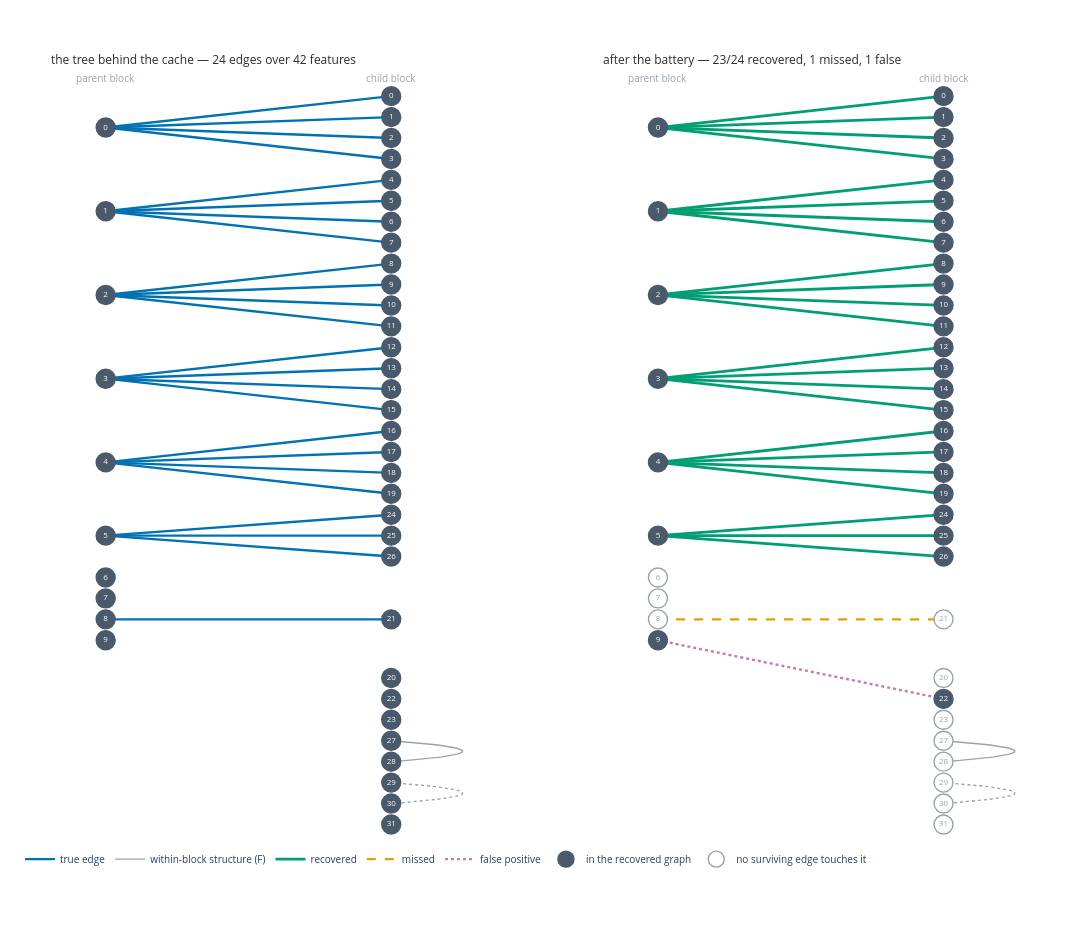

Notebook code cell kept with this figure:
### Markdown cell above
### The same edge set, drawn as the tree

The funnel counts edges; this says *which* ones, against the tree the cached
statistics were built from — the same before/after pair as the paper's Tier-2
figure (`outputs/paper_figuers/calibration_toy_tree_recovered.png`), in the same
colours, so the two tiers read as one statement rather than two conventions.

**What the left panel draws is the tree, not the label set.** Those are not the
same thing, and the difference is deliberate in `synthetic_toy_world.py`:

- the twenty `labels.genuine` edges, plus
- **5 → 24, 25, 26**, which are *real* refinements — the pathology is that the
  three children are duplicates of each other, not that the parent is wrong, and
- **8 → 21**, which the module's own docstring calls "a real refinement", kept out
  of `labels.genuine` so that metrics 2–9 are not scored on a candidate coverage
  never hands them.

Twenty-four true edges, then. `labels.genuine` is the subset the scorecard grades,
which is why §5 says twenty.

### Code cell
# --- the ground-truth tree: every real parent -> child edge in the world -------
TREE_CHILDREN = {**{p: list(kids) for p, kids in GENUINE_TREE.items()},
                 SPLIT_PARENT: list(SPLIT_CHILDREN),      # real edges, duplicate children
                 ABSORB_PARENT: [ABSORB_CHILD]}           # real edge, absorbed child
# (6 -> 20) and (9 -> 22) are deliberately absent: a frequency coincidence and a
# shared topic are not edges, which is the whole reason they were injected.
TREE_EDGES = sorted((p, c) for p, kids in TREE_CHILDREN.items() for c in kids)
ORPHANS = [c for c in range(N_CHILD)
           if not any(c in kids for kids in TREE_CHILDREN.values())]

survivors = {(int(p), int(c)) for p, c in torch.nonzero(freq_ok).tolist()}
tp = survivors & set(TREE_EDGES)
fn = set(TREE_EDGES) - survivors
fp = survivors - set(TREE_EDGES)


def forest_layout():
    """Left-to-right: depth on x, one slot per row on y.

    A parent takes the midpoint of the span its children occupy; a parent with no
    children, and every child with no parent, takes a row of its own. Same shape as
    the paper figure's layout, so the two are comparable panel for panel.
    """
    slot, ppos, cpos = 0.0, {}, {}
    for parent in range(N_PARENT):
        kids = TREE_CHILDREN.get(parent, [])
        if not kids:
            ppos[parent] = slot
            slot += 1
            continue
        for c in kids:
            cpos[c] = slot
            slot += 1
        ppos[parent] = (min(cpos[c] for c in kids) + max(cpos[c] for c in kids)) / 2
    slot += 0.8                                   # a gap before the parentless rows
    for c in ORPHANS:
        cpos[c] = slot
        slot += 1
    return ppos, cpos, slot


PPOS, CPOS, N_ROWS = forest_layout()
PT = {p: (0.0, -y) for p, y in PPOS.items()}
CT = {c: (1.0, -y) for c, y in CPOS.items()}

# Outcome colours from reporting/make_report_figures.py, so this figure and the
# paper's Tier-2 one never say "recovered" in two different colours.
TRUE_BLUE, RECOVERED, MISSED, FALSE_POS, STRUCT, NODE = (
    "#0072B2", "#009E73", "#E69F00", "#CC79A7", "#9AA3AD", "#4A5A6A")


def _panel(fig, col, is_truth, seen):
    """One panel. `seen` is shared across both, so an outcome that only occurs in
    the right-hand panel still gets a legend entry."""

    def line(a, b, colour, dash, width, label, arc=False):
        xs, ys = (_arc(a, b, bow=0.5) if arc else ([a[0], b[0]], [a[1], b[1]]))
        fig.add_trace(go.Scatter(
            x=xs, y=ys, mode="lines", line=dict(color=colour, width=width, dash=dash),
            name=label, legendgroup=label, showlegend=label not in seen,
            hoverinfo="skip"), row=1, col=col)
        seen.add(label)

    for (p, c) in TREE_EDGES:
        if is_truth:
            line(PT[p], CT[c], TRUE_BLUE, "solid", 2.4, "true edge")
        elif (p, c) in tp:
            line(PT[p], CT[c], RECOVERED, "solid", 2.8, "recovered")
        else:
            line(PT[p], CT[c], MISSED, "dash", 2.4, "missed")

    if not is_truth:
        for (p, c) in sorted(fp):
            line(PT[p], CT[c], FALSE_POS, "dot", 2.4, "false positive")

    # (F) is structure inside the child block: no parent-block edge can express it,
    # and no gate in this composition scores it. Drawn so it is not silently absent.
    for (a, b), dash in ((( IN_BLOCK_PARENT, IN_BLOCK_CHILD), "solid"),
                         (IN_BLOCK_DUP, "dot")):
        line(CT[a], CT[b], STRUCT, dash, 1.4, "within-block structure (F)", arc=True)

    filled, hollow = [], []
    for idx, (x, y) in PT.items():
        (filled if is_truth or idx in {p for p, _ in survivors} else hollow).append(
            (x, y, f"P{idx}", idx))
    for idx, (x, y) in CT.items():
        (filled if is_truth or idx in {c for _, c in survivors} else hollow).append(
            (x, y, f"C{idx}", idx))

    for pts, face, edge, txt, label in (
            (filled, NODE, NODE, "white", "in the recovered graph"),
            (hollow, "white", STRUCT, STRUCT, "no surviving edge touches it")):
        if not pts:
            continue
        # The node key describes the RIGHT panel — on the left every feature is
        # filled by definition — so it is claimed by whichever panel first draws it
        # as an outcome, never by the ground-truth one.
        show = label not in seen and not is_truth
        fig.add_trace(go.Scatter(
            x=[q[0] for q in pts], y=[q[1] for q in pts], mode="markers+text",
            text=[str(q[3]) for q in pts], textposition="middle center",
            textfont=dict(color=txt, size=8),
            marker=dict(size=19, color=face, line=dict(width=1.4, color=edge)),
            name=label, legendgroup=label, showlegend=show,
            hovertext=[q[2] for q in pts], hoverinfo="text"), row=1, col=col)
        if show:
            seen.add(label)


fig = make_subplots(
    rows=1, cols=2, horizontal_spacing=0.05,
    subplot_titles=(f"the tree behind the cache — {len(TREE_EDGES)} edges over "
                    f"{N_PARENT + N_CHILD} features",
                    f"after the battery — {len(tp)}/{len(TREE_EDGES)} recovered, "
                    f"{len(fn)} missed, {len(fp)} false"))
_seen = set()
_panel(fig, 1, True, _seen)
_panel(fig, 2, False, _seen)

# Both columns are indexed from 0 in their own block, so say which is which.
for col in (1, 2):
    for x, side in ((0.0, "parent block"), (1.0, "child block")):
        fig.add_annotation(x=x, y=0.85, text=side, showarrow=False, row=1, col=col,
                           font=dict(size=10, color=STRUCT))

fig.update_layout(
    width=1180, height=int(150 + 22 * N_ROWS), plot_bgcolor="white",
    margin=dict(l=20, r=20, t=70, b=100),
    legend=dict(orientation="h", yanchor="top", y=-0.01, x=0, font=dict(size=10)))
for c in (1, 2):
    fig.update_xaxes(visible=False, range=[-0.3, 1.45], row=1, col=c)
    fig.update_yaxes(visible=False, range=[-N_ROWS + 0.4, 1.25], row=1, col=c)
for note in fig.layout.annotations[:2]:
    note.font = dict(size=12, color=INK)
    note.xanchor, note.x = "left", note.x - 0.21

tree_fig = fig
tree_fig.show()

print(f"recovered   : {len(tp)}/{len(TREE_EDGES)}")
print(f"missed      : {sorted(fn)}   <- the absorbed edge; coverage never proposed it")
print(f"false       : {sorted(fp)}   <- the shared-topic pair no metric here rejects")
print(f"parent-block features with no true children: "
      f"{sorted(set(range(N_PARENT)) - set(TREE_CHILDREN))}")
print(f"child-block features with no true parent   : {ORPHANS}")

### Figure 1 — Plotly figure (JSON) as saved in the notebook; plotly's stock layout.template omitted (floating-point values rounded to 4 significant figures)
{"data": [{"hoverinfo": "skip", "legendgroup": "true edge", "line": {"color": "#0072B2", "dash": "solid", "width": 2.4}, "mode": "lines", "name": "true edge", "showlegend": true, "type": "scatter", "x": [0, 1], "xaxis": "x", "y": [-1.5, 0], "yaxis": "y"}, {"hoverinfo": "skip", "legendgroup": "true edge", "line": {"color": "#0072B2", "dash": "solid", "width": 2.4}, "mode": "lines", "name": "true edge", "showlegend": false, "type": "scatter", "x": [0, 1], "xaxis": "x", "y": [-1.5, -1], "yaxis": "y"}, {"hoverinfo": "skip", "legendgroup": "true edge", "line": {"color": "#0072B2", "dash": "solid", "width": 2.4}, "mode": "lines", "name": "true edge", "showlegend": false, "type": "scatter", "x": [0, 1], "xaxis": "x", "y": [-1.5, -2], "yaxis": "y"}, {"hoverinfo": "skip", "legendgroup": "true edge", "line": {"color": "#0072B2", "dash": "solid", "width": 2.4}, "mode": "lines", "name": "true edge", "showlegend": false, "type": "scatter", "x": [0, 1], "xaxis": "x", "y": [-1.5, -3], "yaxis": "y"}, {"hoverinfo": "skip", "legendgroup": "true edge", "line": {"color": "#0072B2", "dash": "solid", "width": 2.4}, "mode": "lines", "name": "true edge", "showlegend": false, "type": "scatter", "x": [0, 1], "xaxis": "x", "y": [-5.5, -4], "yaxis": "y"}, {"hoverinfo": "skip", "legendgroup": "true edge", "line": {"color": "#0072B2", "dash": "solid", "width": 2.4}, "mode": "lines", "name": "true edge", "showlegend": false, "type": "scatter", "x": [0, 1], "xaxis": "x", "y": [-5.5, -5], "yaxis": "y"}, {"hoverinfo": "skip", "legendgroup": "true edge", "line": {"color": "#0072B2", "dash": "solid", "width": 2.4}, "mode": "lines", "name": "true edge", "showlegend": false, "type": "scatter", "x": [0, 1], "xaxis": "x", "y": [-5.5, -6], "yaxis": "y"}, {"hoverinfo": "skip", "legendgroup": "true edge", "line": {"color": "#0072B2", "dash": "solid", "width": 2.4}, "mode": "lines", "name": "true edge", "showlegend": false, "type": "scatter", "x": [0, 1], "xaxis": "x", "y": [-5.5, -7], "yaxis": "y"}, {"hoverinfo": "skip", "legendgroup": "true edge", "line": {"color": "#0072B2", "dash": "solid", "width": 2.4}, "mode": "lines", "name": "true edge", "showlegend": false, "type": "scatter", "x": [0, 1], "xaxis": "x", "y": [-9.5, -8], "yaxis": "y"}, {"hoverinfo": "skip", "legendgroup": "true edge", "line": {"color": "#0072B2", "dash": "solid", "width": 2.4}, "mode": "lines", "name": "true edge", "showlegend": false, "type": "scatter", "x": [0, 1], "xaxis": "x", "y": [-9.5, -9], "yaxis": "y"}, {"hoverinfo": "skip", "legendgroup": "true edge", "line": {"color": "#0072B2", "dash": "solid", "width": 2.4}, "mode": "lines", "name": "true edge", "showlegend": false, "type": "scatter", "x": [0, 1], "xaxis": "x", "y": [-9.5, -10], "yaxis": "y"}, {"hoverinfo": "skip", "legendgroup": "true edge", "line": {"color": "#0072B2", "dash": "solid", "width": 2.4}, "mode": "lines", "name": "true edge", "showlegend": false, "type": "scatter", "x": [0, 1], "xaxis": "x", "y": [-9.5, -11], "yaxis": "y"}, {"hoverinfo": "skip", "legendgroup": "true edge", "line": {"color": "#0072B2", "dash": "solid", "width": 2.4}, "mode": "lines", "name": "true edge", "showlegend": false, "type": "scatter", "x": [0, 1], "xaxis": "x", "y": [-13.5, -12], "yaxis": "y"}, {"hoverinfo": "skip", "legendgroup": "true edge", "line": {"color": "#0072B2", "dash": "solid", "width": 2.4}, "mode": "lines", "name": "true edge", "showlegend": false, "type": "scatter", "x": [0, 1], "xaxis": "x", "y": [-13.5, -13], "yaxis": "y"}, {"hoverinfo": "skip", "legendgroup": "true edge", "line": {"color": "#0072B2", "dash": "solid", "width": 2.4}, "mode": "lines", "name": "true edge", "showlegend": false, "type": "scatter", "x": [0, 1], "xaxis": "x", "y": [-13.5, -14], "yaxis": "y"}, {"hoverinfo": "skip", "legendgroup": "true edge", "line": {"color": "#0072B2", "dash": "solid", "width": 2.4}, "mode": "lines", "name": "true edge", "showlegend": false, "type": "scatter", "x": [0, 1], "xaxis": "x", "y": [-13.5, -15], "yaxis": "y"}, {"hoverinfo": "skip", "legendgroup": "true edge", "line": {"color": "#0072B2", "dash": "solid", "width": 2.4}, "mode": "lines", "name": "true edge", "showlegend": false, "type": "scatter", "x": [0, 1], "xaxis": "x", "y": [-17.5, -16], "yaxis": "y"}, {"hoverinfo": "skip", "legendgroup": "true edge", "line": {"color": "#0072B2", "dash": "solid", "width": 2.4}, "mode": "lines", "name": "true edge", "showlegend": false, "type": "scatter", "x": [0, 1], "xaxis": "x", "y": [-17.5, -17], "yaxis": "y"}, {"hoverinfo": "skip", "legendgroup": "true edge", "line": {"color": "#0072B2", "dash": "solid", "width": 2.4}, "mode": "lines", "name": "true edge", "showlegend": false, "type": "scatter", "x": [0, 1], "xaxis": "x", "y": [-17.5, -18], "yaxis": "y"}, {"hoverinfo": "skip", "legendgroup": "true edge", "line": {"color": "#0072B2", "dash": "solid", "width": 2.4}, "mode": "lines", "name": "true edge", "showlegend": false, "type": "scatter", "x": [0, 1], "xaxis": "x", "y": [-17.5, -19], "yaxis": "y"}, {"hoverinfo": "skip", "legendgroup": "true edge", "line": {"color": "#0072B2", "dash": "solid", "width": 2.4}, "mode": "lines", "name": "true edge", "showlegend": false, "type": "scatter", "x": [0, 1], "xaxis": "x", "y": [-21, -20], "yaxis": "y"}, {"hoverinfo": "skip", "legendgroup": "true edge", "line": {"color": "#0072B2", "dash": "solid", "width": 2.4}, "mode": "lines", "name": "true edge", "showlegend": false, "type": "scatter", "x": [0, 1], "xaxis": "x", "y": [-21, -21], "yaxis": "y"}, {"hoverinfo": "skip", "legendgroup": "true edge", "line": {"color": "#0072B2", "dash": "solid", "width": 2.4}, "mode": "lines", "name": "true edge", "showlegend": false, "type": "scatter", "x": [0, 1], "xaxis": "x", "y": [-21, -22], "yaxis": "y"}, {"hoverinfo": "skip", "legendgroup": "true edge", "line": {"color": "#0072B2", "dash": "solid", "width": 2.4}, "mode": "lines", "name": "true edge", "showlegend": false, "type": "scatter", "x": [0, 1], "xaxis": "x", "y": [-25, -25], "yaxis": "y"}, {"hoverinfo": "skip", "legendgroup": "within-block structure (F)", "line": {"color": "#9AA3AD", "dash": "solid", "width": 1.4}, "mode": "lines", "name": "within-block structure (F)", "showlegend": true, "type": "scatter", "x": [1, 1.025, 1.049, 1.071, 1.092, 1.112, 1.13, 1.147, 1.163, 1.178, 1.191, 1.202, 1.213, 1.222, 1.23, 1.237, 1.242, 1.246, 1.249, 1.25, 1.25, 1.249, 1.246, 1.242, 1.237, 1.23, 1.222, 1.213, 1.202, 1.191, 1.178, 1.163, 1.147, 1.13, 1.112, 1.092, 1.071, 1.049, 1.025, 1], "xaxis": "x", "y": [-30.8, -30.83, -30.85, -30.88, -30.9, -30.93, -30.95, -30.98, -31.01, -31.03, -31.06, -31.08, -31.11, -31.13, -31.16, -31.18, -31.21, -31.24, -31.26, -31.29, -31.31, -31.34, -31.36, -31.39, -31.42, -31.44, -31.47, -31.49, -31.52, -31.54, -31.57, -31.59, -31.62, -31.65, -31.67, -31.7, -31.72, -31.75, -31.77, -31.8], "yaxis": "y"}, {"hoverinfo": "skip", "legendgroup": "within-block structure (F)", "line": {"color": "#9AA3AD", "dash": "dot", "width": 1.4}, "mode": "lines", "name": "within-block structure (F)", "showlegend": false, "type": "scatter", "x": [1, 1.025, 1.049, 1.071, 1.092, 1.112, 1.13, 1.147, 1.163, 1.178, 1.191, 1.202, 1.213, 1.222, 1.23, 1.237, 1.242, 1.246, 1.249, 1.25, 1.25, 1.249, 1.246, 1.242, 1.237, 1.23, 1.222, 1.213, 1.202, 1.191, 1.178, 1.163, 1.147, 1.13, 1.112, 1.092, 1.071, 1.049, 1.025, 1], "xaxis": "x", "y": [-32.8, -32.83, -32.85, -32.88, -32.9, -32.93, -32.95, -32.98, -33.01, -33.03, -33.06, -33.08, -33.11, -33.13, -33.16, -33.18, -33.21, -33.24, -33.26, -33.29, -33.31, -33.34, -33.36, -33.39, -33.42, -33.44, -33.47, -33.49, -33.52, -33.54, -33.57, -33.59, -33.62, -33.65, -33.67, -33.7, -33.72, -33.75, -33.77, -33.8], "yaxis": "y"}, {"hoverinfo": "text", "hovertext": ["P0", "P1", "P2", "P3", "P4", "P5", "P6", "P7", "P8", "P9", "C0", "C1", "C2", "C3", "C4", "C5", "C6", "C7", "C8", "C9", "C10", "C11", "C12", "C13", "C14", "C15", "C16", "C17", "C18", "C19", "C24", "C25", "C26", "C21", "C20", "C22", "C23", "C27", "C28", "C29", "C30", "C31"], "legendgroup": "in the recovered graph", "marker": {"color": "#4A5A6A", "line": {"color": "#4A5A6A", "width": 1.4}, "size": 19}, "mode": "markers+text", "name": "in the recovered graph", "showlegend": false, "text": ["0", "1", "2", "3", "4", "5", "6", "7", "8", "9", "0", "1", "2", "3", "4", "5", "6", "7", "8", "9", "10", "11", "12", "13", "14", "15", "16", "17", "18", "19", "24", "25", "26", "21", "20", "22", "23", "27", "28", "29", "30", "31"], "textfont": {"color": "white", "size": 8}, "textposition": "middle center", "type": "scatter", "x": [0, 0, 0, 0, 0, 0, 0, 0, 0, 0, 1, 1, 1, 1, 1, 1, 1, 1, 1, 1, 1, 1, 1, 1, 1, 1, 1, 1, 1, 1, 1, 1, 1, 1, 1, 1, 1, 1, 1, 1, 1, 1], "xaxis": "x", "y": [-1.5, -5.5, -9.5, -13.5, -17.5, -21, -23, -24, -25, -26, 0, -1, -2, -3, -4, -5, -6, -7, -8, -9, -10, -11, -12, -13, -14, -15, -16, -17, -18, -19, -20, -21, -22, -25, -27.8, -28.8, -29.8, -30.8, -31.8, -32.8, -33.8, -34.8], "yaxis": "y"}, {"hoverinfo": "skip", "legendgroup": "recovered", "line": {"color": "#009E73", "dash": "solid", "width": 2.8}, "mode": "lines", "name": "recovered", "showlegend": true, "type": "scatter", "x": [0, 1], "xaxis": "x2", "y": [-1.5, 0], "yaxis": "y2"}, {"hoverinfo": "skip", "legendgroup": "recovered", "line": {"color": "#009E73", "dash": "solid", "width": 2.8}, "mode": "lines", "name": "recovered", "showlegend": false, "type": "scatter", "x": [0, 1], "xaxis": "x2", "y": [-1.5, -1], "yaxis": "y2"}, {"hoverinfo": "skip", "legendgroup": "recovered", "line": {"color": "#009E73", "dash": "solid", "width": 2.8}, "mode": "lines", "name": "recovered", "showlegend": false, "type": "scatter", "x": [0, 1], "xaxis": "x2", "y": [-1.5, -2], "yaxis": "y2"}, {"hoverinfo": "skip", "legendgroup": "recovered", "line": {"color": "#009E73", "dash": "solid", "width": 2.8}, "mode": "lines", "name": "recovered", "showlegend": false, "type": "scatter", "x": [0, 1], "xaxis": "x2", "y": [-1.5, -3], "yaxis": "y2"}, {"hoverinfo": "skip", "legendgroup": "recovered", "line": {"color": "#009E73", "dash": "solid", "width": 2.8}, "mode": "lines", "name": "recovered", "showlegend": false, "type": "scatter", "x": [0, 1], "xaxis": "x2", "y": [-5.5, -4], "yaxis": "y2"}, {"hoverinfo": "skip", "legendgroup": "recovered", "line": {"color": "#009E73", "dash": "solid", "width": 2.8}, "mode": "lines", "name": "recovered", "showlegend": false, "type": "scatter", "x": [0, 1], "xaxis": "x2", "y": [-5.5, -5], "yaxis": "y2"}, {"hoverinfo": "skip", "legendgroup": "recovered", "line": {"color": "#009E73", "dash": "solid", "width": 2.8}, "mode": "lines", "name": "recovered", "showlegend": false, "type": "scatter", "x": [0, 1], "xaxis": "x2", "y": [-5.5, -6], "yaxis": "y2"}, {"hoverinfo": "skip", "legendgroup": "recovered", "line": {"color": "#009E73", "dash": "solid", "width": 2.8}, "mode": "lines", "name": "recovered", "showlegend": false, "type": "scatter", "x": [0, 1], "xaxis": "x2", "y": [-5.5, -7], "yaxis": "y2"}, {"hoverinfo": "skip", "legendgroup": "recovered", "line": {"color": "#009E73", "dash": "solid", "width": 2.8}, "mode": "lines", "name": "recovered", "showlegend": false, "type": "scatter", "x": [0, 1], "xaxis": "x2", "y": [-9.5, -8], "yaxis": "y2"}, {"hoverinfo": "skip", "legendgroup": "recovered", "line": {"color": "#009E73", "dash": "solid", "width": 2.8}, "mode": "lines", "name": "recovered", "showlegend": false, "type": "scatter", "x": [0, 1], "xaxis": "x2", "y": [-9.5, -9], "yaxis": "y2"}, {"hoverinfo": "skip", "legendgroup": "recovered", "line": {"color": "#009E73", "dash": "solid", "width": 2.8}, "mode": "lines", "name": "recovered", "showlegend": false, "type": "scatter", "x": [0, 1], "xaxis": "x2", "y": [-9.5, -10], "yaxis": "y2"}, {"hoverinfo": "skip", "legendgroup": "recovered", "line": {"color": "#009E73", "dash": "solid", "width": 2.8}, "mode": "lines", "name": "recovered", "showlegend": false, "type": "scatter", "x": [0, 1], "xaxis": "x2", "y": [-9.5, -11], "yaxis": "y2"}, {"hoverinfo": "skip", "legendgroup": "recovered", "line": {"color": "#009E73", "dash": "solid", "width": 2.8}, "mode": "lines", "name": "recovered", "showlegend": false, "type": "scatter", "x": [0, 1], "xaxis": "x2", "y": [-13.5, -12], "yaxis": "y2"}, {"hoverinfo": "skip", "legendgroup": "recovered", "line": {"color": "#009E73", "dash": "solid", "width": 2.8}, "mode": "lines", "name": "recovered", "showlegend": false, "type": "scatter", "x": [0, 1], "xaxis": "x2", "y": [-13.5, -13], "yaxis": "y2"}, {"hoverinfo": "skip", "legendgroup": "recovered", "line": {"color": "#009E73", "dash": "solid", "width": 2.8}, "mode": "lines", "name": "recovered", "showlegend": false, "type": "scatter", "x": [0, 1], "xaxis": "x2", "y": [-13.5, -14], "yaxis": "y2"}, {"hoverinfo": "skip", "legendgroup": "recovered", "line": {"color": "#009E73", "dash": "solid", "width": 2.8}, "mode": "lines", "name": "recovered", "showlegend": false, "type": "scatter", "x": [0, 1], "xaxis": "x2", "y": [-13.5, -15], "yaxis": "y2"}, {"hoverinfo": "skip", "legendgroup": "recovered", "line": {"color": "#009E73", "dash": "solid", "width": 2.8}, "mode": "lines", "name": "recovered", "showlegend": false, "type": "scatter", "x": [0, 1], "xaxis": "x2", "y": [-17.5, -16], "yaxis": "y2"}, {"hoverinfo": "skip", "legendgroup": "recovered", "line": {"color": "#009E73", "dash": "solid", "width": 2.8}, "mode": "lines", "name": "recovered", "showlegend": false, "type": "scatter", "x": [0, 1], "xaxis": "x2", "y": [-17.5, -17], "yaxis": "y2"}, {"hoverinfo": "skip", "legendgroup": "recovered", "line": {"color": "#009E73", "dash": "solid", "width": 2.8}, "mode": "lines", "name": "recovered", "showlegend": false, "type": "scatter", "x": [0, 1], "xaxis": "x2", "y": [-17.5, -18], "yaxis": "y2"}, {"hoverinfo": "skip", "legendgroup": "recovered", "line": {"color": "#009E73", "dash": "solid", "width": 2.8}, "mode": "lines", "name": "recovered", "showlegend": false, "type": "scatter", "x": [0, 1], "xaxis": "x2", "y": [-17.5, -19], "yaxis": "y2"}, {"hoverinfo": "skip", "legendgroup": "recovered", "line": {"color": "#009E73", "dash": "solid", "width": 2.8}, "mode": "lines", "name": "recovered", "showlegend": false, "type": "scatter", "x": [0, 1], "xaxis": "x2", "y": [-21, -20], "yaxis": "y2"}, {"hoverinfo": "skip", "legendgroup": "recovered", "line": {"color": "#009E73", "dash": "solid", "width": 2.8}, "mode": "lines", "name": "recovered", "showlegend": false, "type": "scatter", "x": [0, 1], "xaxis": "x2", "y": [-21, -21], "yaxis": "y2"}, {"hoverinfo": "skip", "legendgroup": "recovered", "line": {"color": "#009E73", "dash": "solid", "width": 2.8}, "mode": "lines", "name": "recovered", "showlegend": false, "type": "scatter", "x": [0, 1], "xaxis": "x2", "y": [-21, -22], "yaxis": "y2"}, {"hoverinfo": "skip", "legendgroup": "missed", "line": {"color": "#E69F00", "dash": "dash", "width": 2.4}, "mode": "lines", "name": "missed", "showlegend": true, "type": "scatter", "x": [0, 1], "xaxis": "x2", "y": [-25, -25], "yaxis": "y2"}, {"hoverinfo": "skip", "legendgroup": "false positive", "line": {"color": "#CC79A7", "dash": "dot", "width": 2.4}, "mode": "lines", "name": "false positive", "showlegend": true, "type": "scatter", "x": [0, 1], "xaxis": "x2", "y": [-26, -28.8], "yaxis": "y2"}, {"hoverinfo": "skip", "legendgroup": "within-block structure (F)", "line": {"color": "#9AA3AD", "dash": "solid", "width": 1.4}, "mode": "lines", "name": "within-block structure (F)", "showlegend": false, "type": "scatter", "x": [1, 1.025, 1.049, 1.071, 1.092, 1.112, 1.13, 1.147, 1.163, 1.178, 1.191, 1.202, 1.213, 1.222, 1.23, 1.237, 1.242, 1.246, 1.249, 1.25, 1.25, 1.249, 1.246, 1.242, 1.237, 1.23, 1.222, 1.213, 1.202, 1.191, 1.178, 1.163, 1.147, 1.13, 1.112, 1.092, 1.071, 1.049, 1.025, 1], "xaxis": "x2", "y": [-30.8, -30.83, -30.85, -30.88, -30.9, -30.93, -30.95, -30.98, -31.01, -31.03, -31.06, -31.08, -31.11, -31.13, -31.16, -31.18, -31.21, -31.24, -31.26, -31.29, -31.31, -31.34, -31.36, -31.39, -31.42, -31.44, -31.47, -31.49, -31.52, -31.54, -31.57, -31.59, -31.62, -31.65, -31.67, -31.7, -31.72, -31.75, -31.77, -31.8], "yaxis": "y2"}, {"hoverinfo": "skip", "legendgroup": "within-block structure (F)", "line": {"color": "#9AA3AD", "dash": "dot", "width": 1.4}, "mode": "lines", "name": "within-block structure (F)", "showlegend": false, "type": "scatter", "x": [1, 1.025, 1.049, 1.071, 1.092, 1.112, 1.13, 1.147, 1.163, 1.178, 1.191, 1.202, 1.213, 1.222, 1.23, 1.237, 1.242, 1.246, 1.249, 1.25, 1.25, 1.249, 1.246, 1.242, 1.237, 1.23, 1.222, 1.213, 1.202, 1.191, 1.178, 1.163, 1.147, 1.13, 1.112, 1.092, 1.071, 1.049, 1.025, 1], "xaxis": "x2", "y": [-32.8, -32.83, -32.85, -32.88, -32.9, -32.93, -32.95, -32.98, -33.01, -33.03, -33.06, -33.08, -33.11, -33.13, -33.16, -33.18, -33.21, -33.24, -33.26, -33.29, -33.31, -33.34, -33.36, -33.39, -33.42, -33.44, -33.47, -33.49, -33.52, -33.54, -33.57, -33.59, -33.62, -33.65, -33.67, -33.7, -33.72, -33.75, -33.77, -33.8], "yaxis": "y2"}, {"hoverinfo": "text", "hovertext": ["P0", "P1", "P2", "P3", "P4", "P5", "P9", "C0", "C1", "C2", "C3", "C4", "C5", "C6", "C7", "C8", "C9", "C10", "C11", "C12", "C13", "C14", "C15", "C16", "C17", "C18", "C19", "C24", "C25", "C26", "C22"], "legendgroup": "in the recovered graph", "marker": {"color": "#4A5A6A", "line": {"color": "#4A5A6A", "width": 1.4}, "size": 19}, "mode": "markers+text", "name": "in the recovered graph", "showlegend": true, "text": ["0", "1", "2", "3", "4", "5", "9", "0", "1", "2", "3", "4", "5", "6", "7", "8", "9", "10", "11", "12", "13", "14", "15", "16", "17", "18", "19", "24", "25", "26", "22"], "textfont": {"color": "white", "size": 8}, "textposition": "middle center", "type": "scatter", "x": [0, 0, 0, 0, 0, 0, 0, 1, 1, 1, 1, 1, 1, 1, 1, 1, 1, 1, 1, 1, 1, 1, 1, 1, 1, 1, 1, 1, 1, 1, 1], "xaxis": "x2", "y": [-1.5, -5.5, -9.5, -13.5, -17.5, -21, -26, 0, -1, -2, -3, -4, -5, -6, -7, -8, -9, -10, -11, -12, -13, -14, -15, -16, -17, -18, -19, -20, -21, -22, -28.8], "yaxis": "y2"}, {"hoverinfo": "text", "hovertext": ["P6", "P7", "P8", "C21", "C20", "C23", "C27", "C28", "C29", "C30", "C31"], "legendgroup": "no surviving edge touches it", "marker": {"color": "white", "line": {"color": "#9AA3AD", "width": 1.4}, "size": 19}, "mode": "markers+text", "name": "no surviving edge touches it", "showlegend": true, "text": ["6", "7", "8", "21", "20", "23", "27", "28", "29", "30", "31"], "textfont": {"color": "#9AA3AD", "size": 8}, "textposition": "middle center", "type": "scatter", "x": [0, 0, 0, 1, 1, 1, 1, 1, 1, 1, 1], "xaxis": "x2", "y": [-23, -24, -25, -25, -27.8, -29.8, -30.8, -31.8, -32.8, -33.8, -34.8], "yaxis": "y2"}], "layout": {"annotations": [{"font": {"color": "#2B2B33", "size": 12}, "showarrow": false, "text": "the tree behind the cache — 24 edges over 42 features", "x": 0.0275, "xanchor": "left", "xref": "paper", "y": 1, "yanchor": "bottom", "yref": "paper"}, {"font": {"color": "#2B2B33", "size": 12}, "showarrow": false, "text": "after the battery — 23/24 recovered, 1 missed, 1 false", "x": 0.5525, "xanchor": "left", "xref": "paper", "y": 1, "yanchor": "bottom", "yref": "paper"}, {"font": {"color": "#9AA3AD", "size": 10}, "showarrow": false, "text": "parent block", "x": 0, "xref": "x", "y": 0.85, "yref": "y"}, {"font": {"color": "#9AA3AD", "size": 10}, "showarrow": false, "text": "child block", "x": 1, "xref": "x", "y": 0.85, "yref": "y"}, {"font": {"color": "#9AA3AD", "size": 10}, "showarrow": false, "text": "parent block", "x": 0, "xref": "x2", "y": 0.85, "yref": "y2"}, {"font": {"color": "#9AA3AD", "size": 10}, "showarrow": false, "text": "child block", "x": 1, "xref": "x2", "y": 0.85, "yref": "y2"}], "height": 937, "legend": {"font": {"size": 10}, "orientation": "h", "x": 0, "y": -0.01, "yanchor": "top"}, "margin": {"b": 100, "l": 20, "r": 20, "t": 70}, "plot_bgcolor": "white", "width": 1180, "xaxis": {"anchor": "y", "domain": [0, 0.475], "range": [-0.3, 1.45], "visible": false}, "xaxis2": {"anchor": "y2", "domain": [0.525, 1], "range": [-0.3, 1.45], "visible": false}, "yaxis": {"anchor": "x", "domain": [0, 1], "range": [-35.4, 1.25], "visible": false}, "yaxis2": {"anchor": "x2", "domain": [0, 1], "range": [-35.4, 1.25], "visible": false}}}
